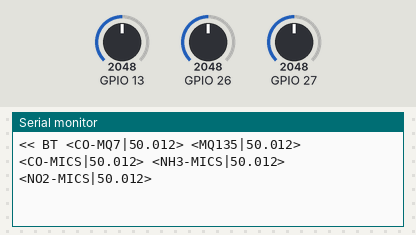
This sketch was run on a simulated ESP32. On the bench: the last lines printed to the serial monitor. The inputs (shaded band) are chosen by the test bench; at power-on: GPIO 13 = 2048, GPIO 26 = 2048, GPIO 27 = 2048. Nothing arrives over Bluetooth unless stated; a phone connects over Bluetooth LE 3 s after start.

Above: at 6.2 s.
6.3 s: GPIO 13 set to 2866
At 6.9 s:
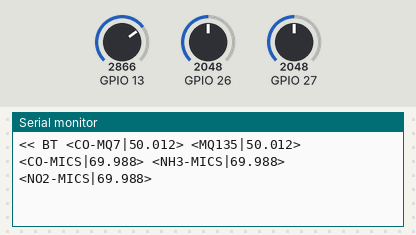
7.8 s: GPIO 26 set to 2866
At 8.4 s:
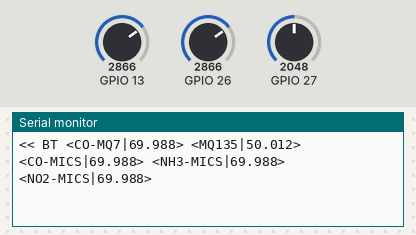
9.3 s: GPIO 27 set to 2866
At 9.9 s:
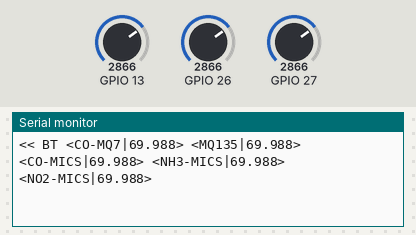
10.8 s: GPIO 13 set to 3603
At 11.4 s:
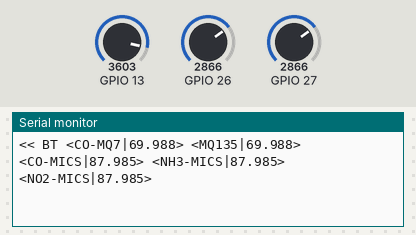
12.3 s: GPIO 26 set to 3603
At 13.0 s:
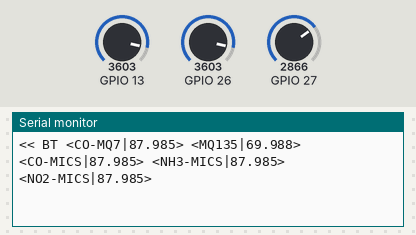
13.8 s: GPIO 27 set to 3603
At 14.5 s:
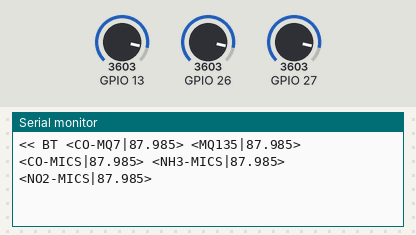
Timing chart, 0 to 16.3 s (numbered marks = the images above; inputs shaded):
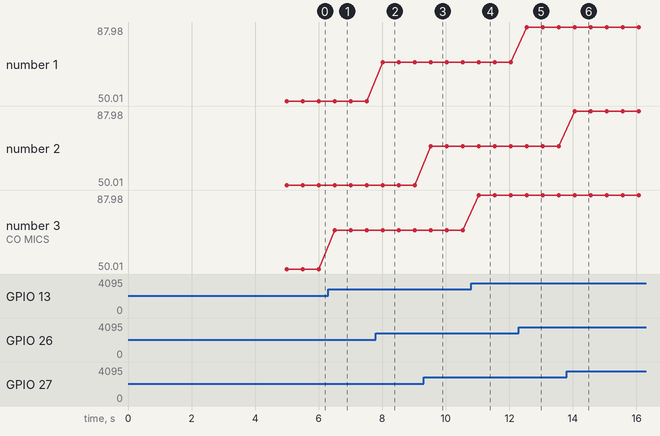

Measured:
- after the input at 6.3 s, the serial monitor: prints a new line after 0.21 s (image 1)
- after the input at 7.8 s, the serial monitor: prints a new line after 0.22 s (image 2)
- after the input at 9.3 s, the serial monitor: prints a new line after 0.23 s (image 3)
- after the input at 10.8 s, the serial monitor: prints a new line after 0.24 s (image 4)
- after the input at 12.3 s, the serial monitor: prints a new line after 0.25 s (image 5)
- after the input at 13.8 s, the serial monitor: prints a new line after 0.25 s (image 6)
- plotted number 3: 50.01 → 69.99 after the input at 6.3 s, 69.99 → 87.98 after the input at 10.8 s

The sketch:

Carsu.ino
```cpp
#include <BLEDevice.h>
#include <BLEUtils.h>
#include <BLEServer.h>

#include "MICS6814Sensor.h"
#include "RSensor.h"
#include "QSensor.h"

#define MAX_VOLTS       3.3
#define MAX_ANALOG      4095.0
#define PREHEAT_STANDBY 10000

#define CARSU_UUID "7f69779e-1f87-4808-9988-b13f959ee8ad"
#define READINGS_UUID "755a2383-32be-4ae2-b19b-b68ad97d9d5a"

BLEServer *pServer;
BLEService *pService;
BLECharacteristic *pReadings;

// identifier, resistance, port, maxVolts, maxAnalog
RSensor MQ7("CO-MQ7", 2000, 26, MAX_VOLTS, MAX_ANALOG);

// coPort, nh3Port, no2Port, maxVolts, maxAnalog
MICS6814Sensor MICS6814(13, 12, 14, MAX_VOLTS, MAX_ANALOG);

// identifier, port, maxAnalog
QSensor MQ135("MQ135", 27, MAX_ANALOG);

char co7Pkg[18];

char coPkg[18];
char nh3Pkg[18];
char no2Pkg[18];

char mq135Pkg[18];

void setup()
{
  Serial.begin(115200);
  Serial.println("SERIAL OK");

  BLEDevice::init("Carsu");
  pServer = BLEDevice::createServer();
  pService = pServer->createService(CARSU_UUID);

  pReadings = pService->createCharacteristic(READINGS_UUID, BLECharacteristic::PROPERTY_READ);
  pReadings->setValue("<init|0.000>");
  pService->start();

  // BLEAdvertising *pAdvertising = pServer->getAdvertising();
  BLEAdvertising *pAdvertising = BLEDevice::getAdvertising();
  pAdvertising->addServiceUUID(CARSU_UUID);
  // pServer->getAdvertising()->start();
  pAdvertising->setScanResponse(true);
  pAdvertising->setMinPreferred(0x06);
  pAdvertising->setMinPreferred(0x12);

  BLEDevice::startAdvertising();
  Serial.println("BLUETOOTH OK");

  Serial.print("Preaquecendo... ");
  //delay(PREHEAT_STANDBY);
  Serial.println("OK");

  MQ7.calibrate();
}

void sendBT(char *d)
{
  Serial.print("<< BT ");
  Serial.println(d);
  pReadings->setValue(d);
}

void loop()
{
  char pkg[128];

  MQ7.package(co7Pkg);
  MICS6814.package(coPkg, nh3Pkg, no2Pkg);

  MQ135.package(mq135Pkg);

  sprintf(pkg, "%s %s %s %s %s", co7Pkg, mq135Pkg, coPkg, nh3Pkg, no2Pkg);
  sendBT(pkg);

  delay(500);
}
```

MICS6814Sensor.cpp
```cpp
#include "MICS6814Sensor.h"

void MICS6814Sensor::package(char *coPkg, char *nh3Pkg, char *no2Pkg)
{
  sprintf(coPkg, "<CO-MICS|%.3f>", analogRead(coPort) / maxAnalog * 100);
  sprintf(nh3Pkg, "<NH3-MICS|%.3f>", analogRead(coPort) / maxAnalog * 100);
  sprintf(no2Pkg, "<NO2-MICS|%.3f>", analogRead(coPort) / maxAnalog * 100);
}
```

MICS6814Sensor.h
```cpp
#ifndef MICS6814Sensor_h
#define MICS6814Sensor_h

#include "Arduino.h"

// Wrapper for MICS-6814
class MICS6814Sensor
{
  private:
    int coPort, nh3Port, no2Port;
    float maxVolts, maxAnalog;

  private:
    void getReadings();

  public:
    MICS6814Sensor(int coPort, int nh3Port, int no2Port, float maxVolts, float maxAnalog)
    {
      this->coPort = coPort;
      this->nh3Port = nh3Port;
      this->no2Port = no2Port;

      this->maxVolts = maxVolts;
      this->maxAnalog = maxAnalog;
    }
    void package(char *coPkg, char *nh3Pkg, char *no2Pkg);
};
#endif
```

QSensor.cpp
```cpp
#include "QSensor.h"

void QSensor::package(char *outPkg)
{
  float quality = analogRead(port) / maxAnalog * 100;
  sprintf(outPkg, "<%s|%.3f>", identifier, quality);
}
```

QSensor.h
```cpp
#ifndef QSensor_h
#define QSensor_h

#include "Arduino.h"

// Generic Quality Sensor
class QSensor
{
  private:
    char *identifier;
    int port;
    float maxAnalog;

  public:
    QSensor(char *identifier, int port, float maxAnalog)
    {
      this->identifier = new char[10];
      int i = 0;
      while (identifier[i] != '\0' && i < 10)
      {
        this->identifier[i] = identifier[i];
        i++;
      }
      this->identifier[i] = '\0';
      this->port = port;
      this->maxAnalog = maxAnalog;
    }
    void package(char *outPkg);
};
#endif
```

RSensor.cpp
```cpp
#include "RSensor.h"

#define SAMPLE_GAP 5000

void RSensor::getReadings()
{
  volts = analogRead(port) / maxAnalog * maxVolts;
}

void RSensor::calibrateStep()
{
  getReadings();
  pR0 = R0;
  R0 = ((maxVolts * resistance) / volts) - resistance;
}

void RSensor::calibrate()
{
  Serial.print("Calibrando ");
  Serial.print(identifier);
  Serial.print("... ");
  do
  {
    delay(SAMPLE_GAP);
    calibrateStep();
  } while ((int)pR0 - (int)R0 > 2);
  Serial.print("OK R0 = ");
  Serial.println(R0);
}

void RSensor::package(char *outPkg)
{
  float value = analogRead(port) / maxAnalog * 100;
  // float volts = analogRead(port) / maxAnalog * maxVolts;
  // value = pow(1538.46 * (maxVolts - volts) / volts / R0, -1.709);
  sprintf(outPkg, "<%s|%.3f>", identifier, value);
}
```

RSensor.h
```cpp
#ifndef RSensor_h
#define RSensor_h

#include "Arduino.h"

// Generic Resistive Sensor
class RSensor
{
  private:
    char *identifier;
    float resistance;
    int port;
    float volts, maxVolts, maxAnalog, R0, pR0;

  private:
    void getReadings();
    void calibrateStep();

  public:
    RSensor(char *identifier, float resistance, int port, float maxVolts, float maxAnalog)
    {
      this->identifier = new char[10];
      int i = 0;
      while (identifier[i] != '\0' && i < 10)
      {
        this->identifier[i] = identifier[i];
        i++;
      }
      this->identifier[i] = '\0';
      this->resistance = resistance;
      this->port = port;
      this->maxVolts = maxVolts;
      this->maxAnalog = maxAnalog;
    }
    void calibrate();
    void package(char *outPkg);
};
#endif
```
